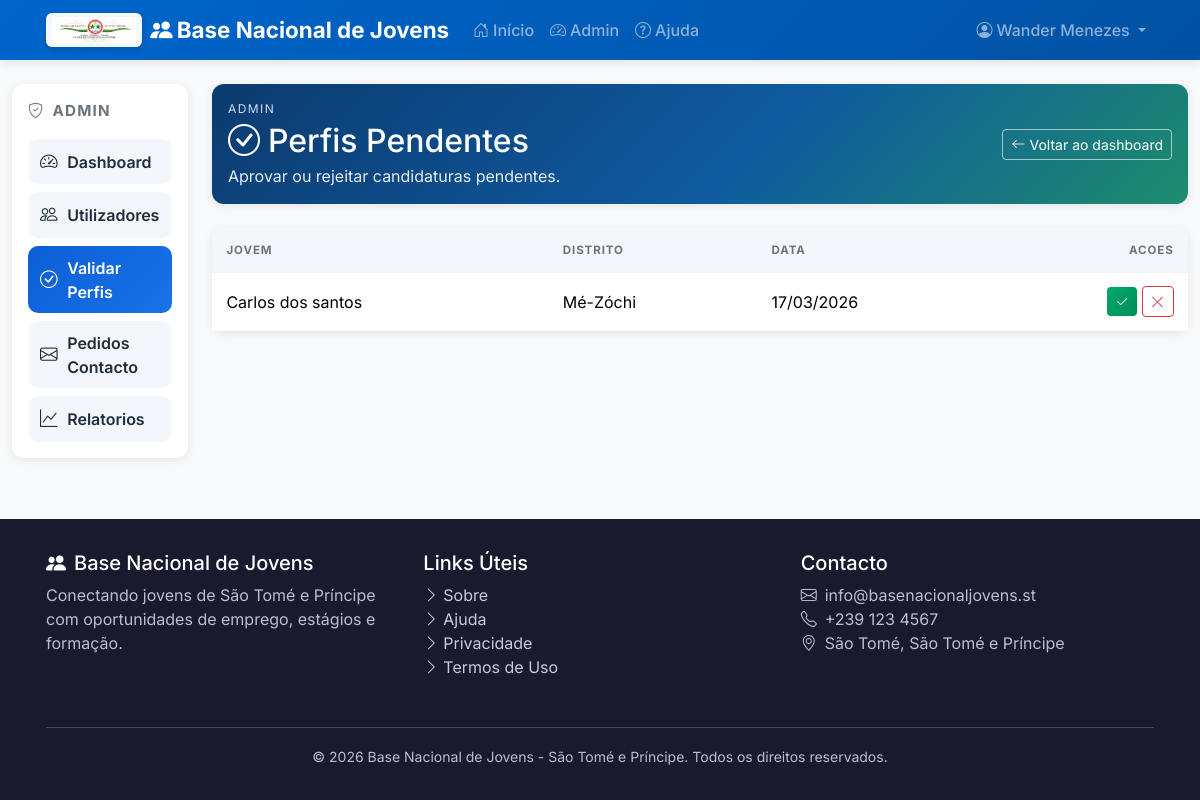
Before: /dashboard/validar-perfis/ (signed in) with the older database file.
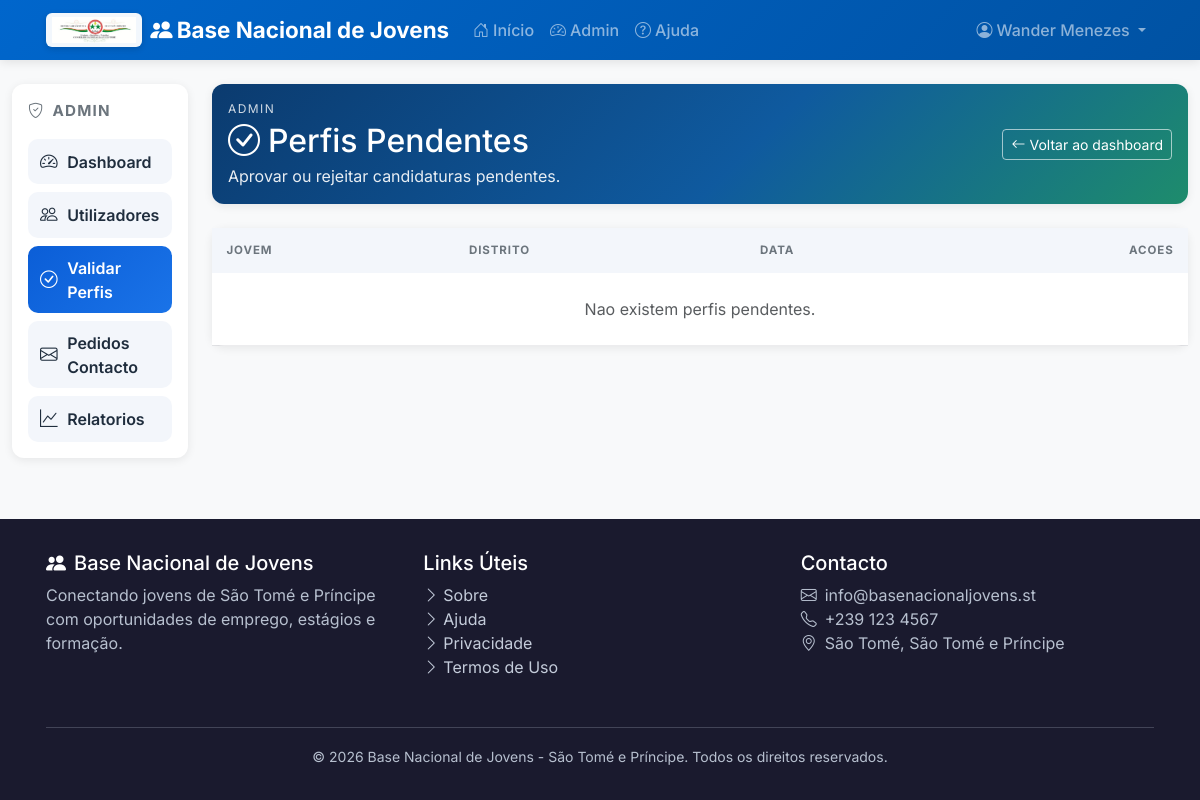
After: the same page with the newer database file.
### profiles/models.py (models this page shows, shortened)
class YouthProfile(models.Model):
    SEXO_CHOICES = [
        ('M', _('Masculino')),
        ('F', _('Feminino')),
        ('O', _('Outro')),
        ('N', _('Prefiro não dizer')),
    ]
    SITUACAO_CHOICES = [
        ('EMP', _('Empregado')),
        ('DES', _('Desempregado')),
        ('PEM', _('Primeiro Emprego')),
    ]
    DISPONIBILIDADE_CHOICES = [
        ('SIM', _('Sim')),
        ('NAO', _('Não')),
        ('EM_BREVE', _('Em breve')),
    ]
    OPORTUNIDADE_CHOICES = [
        ('EST', _('Estágio')),
        ('EMP', _('Emprego')),
        ('FOR', _('Formação de Curta Duração')),
        ('EMPRE', _('Empreendedorismo')),
    ]
    user = models.OneToOneField(
        settings.AUTH_USER_MODEL,
        on_delete=models.CASCADE,
        related_name='youth_profile',
        verbose_name=_('utilizador')
    )
    data_nascimento = models.DateField(_('data de nascimento'), null=True, blank=True)
    sexo = models.CharField(_('sexo'), max_length=1, choices=SEXO_CHOICES, blank=True)
    localidade = models.CharField(_('localidade'), max_length=255, blank=True)
    contacto_alternativo = models.CharField(_('contacto alternativo'), max_length=255, blank=True)
    situacao_atual = models.CharField(
        _('situação atual'),
        max_length=3,
        choices=SITUACAO_CHOICES,
        default='DES'
    )
    disponibilidade = models.CharField(
        _('disponibilidade imediata'),
        max_length=10,
        choices=DISPONIBILIDADE_CHOICES,
        default='SIM'
    )
    interesse_setorial = models.JSONField(
        _('setores de interesse'),
        default=list,
        blank=True
    )
    preferencia_oportunidade = models.CharField(
        _('preferência de oportunidade'),
        max_length=5,
        choices=OPORTUNIDADE_CHOICES,
        default='EMP'
    )
    sobre = models.TextField(_('sobre mim'), blank=True, help_text=_('Breve descrição sobre ti'))
    photo = models.ImageField(
        _('foto de perfil'),
        upload_to='youth_avatars/',
        null=True,
        blank=True
    )
    completo = models.BooleanField(_('perfil completo'), default=False)
    validado = models.BooleanField(_('validado'), default=False)
    visivel = models.BooleanField(_('visível para empresas'), default=True)
    consentimento_sms = models.BooleanField(_('consentimento para contacto por SMS'), default=False)
    consentimento_whatsapp = models.BooleanField(_('consentimento para contacto por WhatsApp'), default=False)
    consentimento_email = models.BooleanField(_('consentimento para contacto por Email'), default=False)
    created_at = models.DateTimeField(_('criado em'), auto_now_add=True)
    updated_at = models.DateTimeField(_('atualizado em'), auto_now=True)
    wizard_step = models.IntegerField(_('passo do wizard'), default=1)
    wizard_data = models.JSONField(_('dados temporários do wizard'), default=dict, blank=True)
    class Meta:
        verbose_name = _('perfil de jovem')
        verbose_name_plural = _('perfis de jovens')
        ordering = ['-created_at']
    @property
    def nome_completo(self):
        return self.user.nome
    @property
    def distrito(self):
        return self.user.distrito

### accounts/models.py (models this page shows, shortened)
class User(AbstractBaseUser, PermissionsMixin):
    class ProfileType(models.TextChoices):
        JOVEM = 'JO', _('Jovem')
        OPERADOR = 'OP', _('Operador Distrital')
        EMPRESA = 'EMP', _('Empresa')
        ADMIN = 'ADM', _('Administrador')
        TECNICO = 'TEC', _('Técnico PNUD')
    email = models.EmailField(_('email address'), unique=True, blank=True, null=True)
    telefone = models.CharField(_('telefone'), max_length=20, unique=True)
    nome = models.CharField(_('nome completo'), max_length=255)
    perfil = models.CharField(
        _('perfil'),
        max_length=3,
        choices=ProfileType.choices,
        default=ProfileType.JOVEM
    )
    distrito = models.ForeignKey(
        'core.District',
        on_delete=models.SET_NULL,
        null=True,
        blank=True,
        verbose_name=_('distrito')
    )
    is_staff = models.BooleanField(_('staff status'), default=False)
    is_active = models.BooleanField(_('active'), default=True)
    is_verified = models.BooleanField(_('verificado'), default=False)
    consentimento_dados = models.BooleanField(
        _('consentimento para uso de dados'),
        default=False,
        help_text=_('Autorizo o uso dos meus dados para fins de empregabilidade')
    )
    consentimento_contacto = models.BooleanField(
        _('consentimento para contacto'),
        default=False,
        help_text=_('Autorizo ser contactado por SMS/WhatsApp/email')
    )
    data_consentimento = models.DateTimeField(null=True, blank=True)
    date_joined = models.DateTimeField(_('date joined'), default=timezone.now)
    last_login = models.DateTimeField(_('last login'), null=True, blank=True)
    nome_empresa = models.CharField(_('nome da empresa'), max_length=255, blank=True)
    nif = models.CharField(_('NIF'), max_length=20, blank=True)
    setor_empresa = models.CharField(_('setor'), max_length=100, blank=True)
    associacao_parceira = models.CharField(_('associação/parceiro'), max_length=255, blank=True)
    objects = UserManager()
    USERNAME_FIELD = 'telefone'
    REQUIRED_FIELDS = ['nome']
    class Meta:
        verbose_name = _('utilizador')
        verbose_name_plural = _('utilizadores')
        ordering = ['-date_joined']
    @property
    def is_jovem(self):
        return self.perfil == self.ProfileType.JOVEM
    @property
    def is_operador(self):
        return self.perfil == self.ProfileType.OPERADOR
    @property
    def is_empresa(self):
        return self.perfil == self.ProfileType.EMPRESA
    @property
    def is_admin(self):
        return self.perfil == self.ProfileType.ADMIN

### core/models.py (models this page shows, shortened)
class District(models.Model):
    codigo = models.CharField(_('código'), max_length=3, unique=True)
    nome = models.CharField(_('nome'), max_length=100)
    class Meta:
        verbose_name = _('distrito')
        verbose_name_plural = _('distritos')
        ordering = ['nome']

### dashboard/views.py (the view)
    def wrapper(request, *args, **kwargs):
        if not request.user.is_authenticated or not (request.user.is_admin or request.user.is_operador):
            messages.error(request, _('Acesso restrito.'))
            return redirect('home')
        return view_func(request, *args, **kwargs)

### core/context_processors.py (called while the page is built)
def user_profile(request):
    context = {
        'user_has_profile': False,
        'user_profile_type': None,
        'unread_notifications_count': 0,
        'districts': District.objects.all(),
    }
    if request.user.is_authenticated:
        user = request.user
        context['user_profile_type'] = user.perfil
        if user.is_jovem:
            context['user_has_profile'] = user.has_youth_profile()
        elif user.is_empresa:
            context['user_has_profile'] = user.has_company_profile()
        context['unread_notifications_count'] = Notification.objects.filter(
            user=user, lida=False
        ).count()
    return context

### dashboard/views.py (called while the page is built)
def admin_or_operador_required(view_func):
    def wrapper(request, *args, **kwargs):
        if not request.user.is_authenticated or not (request.user.is_admin or request.user.is_operador):
            messages.error(request, _('Acesso restrito.'))
            return redirect('home')
        return view_func(request, *args, **kwargs)
    return wrapper

### templates/dashboard/validate_profiles.html (shortened to what the changed rows need)
{% extends 'base/base.html' %}
{% block content %}
<div class="container-fluid py-4 admin-dashboard">
    <div class="row">
        <div class="col-lg-10">
            <div class="card admin-hero mb-4">
                <div class="card-body d-flex flex-wrap justify-content-between align-items-center gap-3">
                    <div>
                        <h2 class="mb-1"><i class="bi bi-check-circle me-2"></i>Perfis Pendentes</h2>
                    </div>
                </div>
            </div>
            <div class="card">
                <div class="card-body p-0">
                    <div class="table-responsive">
                        <table class="table table-hover align-middle admin-table mb-0">
                            <thead>
                                <tr>
                                    <th>Jovem</th>
                                    <th>Distrito</th>
                                    <th>Data</th>
                                    <th class="text-end">Acoes</th>
                                </tr>
                            </thead>
                            <tbody>
                                {% for perfil in perfis %}
                                    <tr>
                                        <td>{{ perfil.nome_completo }}</td>
                                        <td>{{ perfil.distrito.nome|default:"-" }}</td>
                                        <td>{{ perfil.created_at|date:"d/m/Y" }}</td>
                                        <td class="text-end">
                                            <a href="{% url 'dashboard:validate_profile' perfil.pk 'aprovar' %}"
                                               class="btn btn-sm btn-success"
                                               title="Aprovar"
                                               aria-label="Aprovar">
                                                <i class="bi bi-check2"></i>
                                            </a>
                                            <a href="{% url 'dashboard:validate_profile' perfil.pk 'rejeitar' %}"
                                               class="btn btn-sm btn-outline-danger"
                                               title="Rejeitar"
                                               aria-label="Rejeitar">
                                                <i class="bi bi-x-lg"></i>
                                            </a>
                                        </td>
                                    </tr>
                                {% empty %}
                                    <tr>
                                        <td colspan="4" class="text-center text-muted py-4">Nao existem perfis pendentes.</td>
                                    </tr>
                                {% endfor %}
                            </tbody>
                        </table>
                    </div>
                </div>
            </div>
        </div>
    </div>
</div>
{% endblock %}

Changed rows visible on the page:
no longer on this page (row edited): YouthProfile: nome_completo "Carlos dos santos", distrito.nome "Mé-Zóchi", created_at "17/03/2026"
Other visible differences:
text now shown: "Nao existem perfis pendentes."
